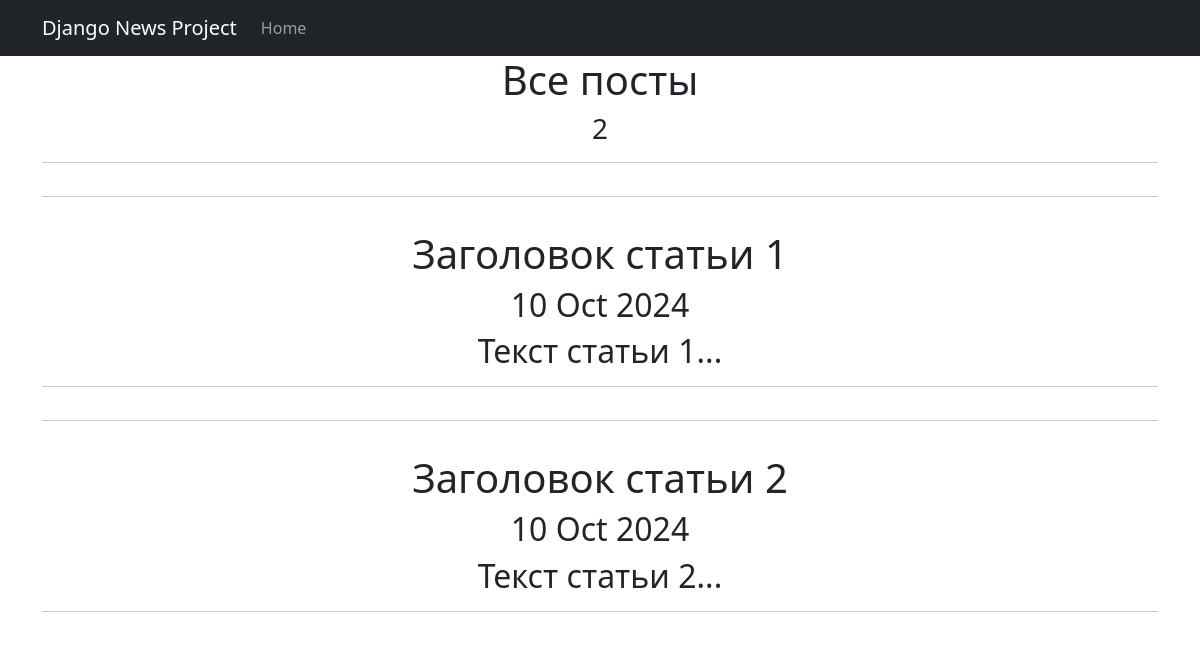
Before: /news/ with the older database file.
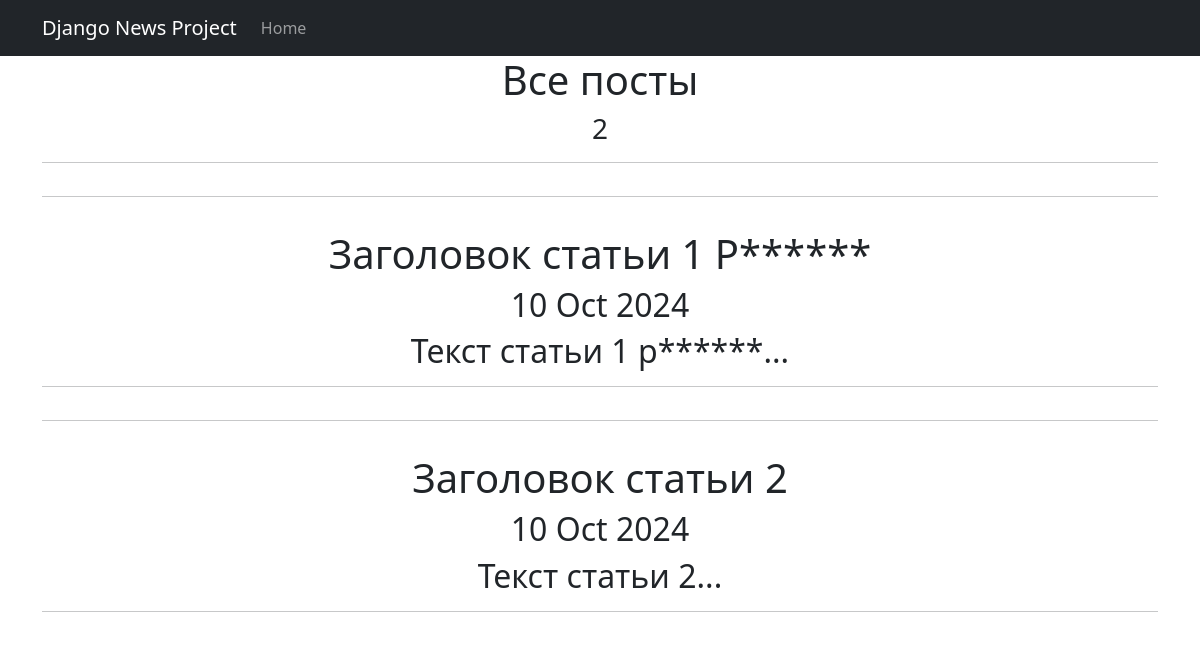
After: the same page with the newer database file.
### news/models.py (models this page shows, shortened)
class Post(models.Model):
    author = models.ForeignKey(Author, on_delete=models.CASCADE, related_name='posts')
    article_or_news = models.IntegerField(default=0)
    date_time = models.DateTimeField(auto_now_add=True)
    post_category = models.ManyToManyField(Category, through='PostCategory')
    heading = models.TextField()
    text = models.TextField()
    rating = models.IntegerField(default=0)
    def preview(self):
        return f"{self.text[:124]}..."

### news/views.py (the view)
# urls.py: path('', PostsList.as_view()),
class PostsList(ListView):
    model = Post
    ordering = 'date_time'
    template_name = 'flatpages/news_feed.html'
    context_object_name = 'Posts'
    paginate_by = 2
    def get_queryset(self):
        queryset = super().get_queryset()
        self.filterset = PostFilter(self.request.GET, queryset)
        return self.filterset.qs

### news/templatetags/custom_filters.py (called while the page is built)
@register.filter()
def currency(value):
    for i in a:
        value = value.replace(i[1:], "*" * len(i[1:]))
    return value

### templates/flatpages/news_feed.html (shortened to what this page needs)
{% extends 'flatpages/default.html' %}
{% load custom_filters %}
{% block content %}
<h1>Все посты</h1>
<h3>{{ Posts|length }}</h3>
<hr size="20">
{% if Posts %}
{% for Post in Posts %}
<hr size="20">
<h1>{{ Post.heading|currency }}</h1>
<h2>{{ Post.date_time|date:'d M Y' }}</h2>
<h2>{{ Post.preview|currency }}</h2>
<hr size="20">
{% endfor %}
{% else %}
<h2>Постов нет!</h2>
{% endif %}
{% endblock content %}

### templates/flatpages/default.html (shortened to what this page needs)
<!DOCTYPE html>
<html lang="en">
    <head>
        {% load static %}
        <link href="{% static 'css/styles.css' %}" rel="stylesheet" />
    </head>
    <body>
<nav class="navbar navbar-expand-lg navbar-dark bg-dark static-top">
   <div class="container">
       <a class="navbar-brand" href="#">Django News Project</a>
       <div class="collapse navbar-collapse" id="navbarResponsive">
           <ul class="navbar-nav ml-auto">
               <li class="nav-item active">
                   <a class="nav-link" href="#">Home
                   </a>
           </ul>
       </div>
   </div>
</nav>
<div class="container">
   <div class="row">
       <div class="col-lg-12 text-center">
           {% block content %}{% endblock content %}
       </div>
   </div>
</div>
    </body>
</html>

Changed rows visible on the page:
changed Post: heading "Заголовок статьи 1" → "Заголовок статьи 1 Р******"; preview "Текст статьи 1..." → "Текст статьи 1 р******..."
